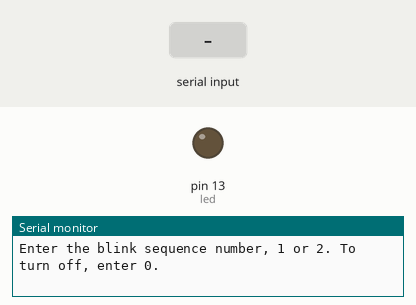
A sketch run on a simulated Arduino Uno, built with avr-gcc and run on an emulated ATmega328P. On the bench: output pins drawn as LEDs (lit = HIGH), the last lines printed to the serial monitor. Dashed ring = blinking. Inputs (shaded band) come from the test bench.

Above: at 1.2 s.
1.3 s: "1" received over Serial
At 2.1 s:
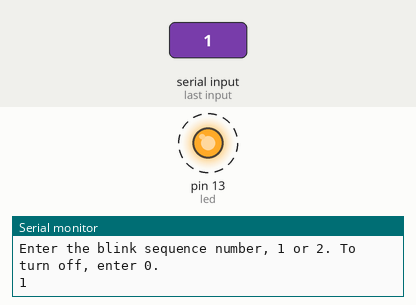
4.3 s: "0" received over Serial
At 5.7 s:
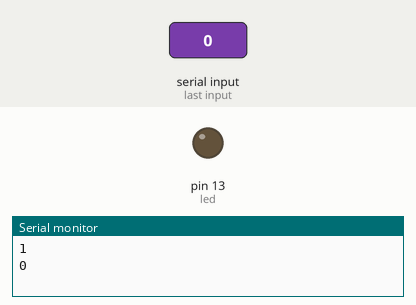
6.2 s: "2" received over Serial
At 6.85 s:
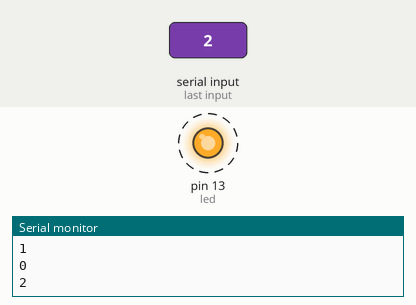
Timing chart, 0 to 15.2 s (numbered marks = the images above; inputs shaded):
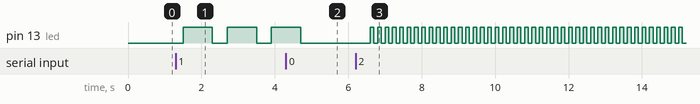

Measured:
- after the input at 1.3 s, pin 13 (led): alternates HIGH for 0.80 s and LOW for 0.40 s, starting after 0.20 s
- after the input at 4.3 s, pin 13 (led): goes on until 4.7 s, then stays LOW
- after the input at 6.2 s, pin 13 (led): alternates HIGH for 0.10 s and LOW for 0.10 s, starting after 0.40 s

The sketch:

Step1.ino
```cpp
/* ECEC 490 - Internet of Things - Summer 2014
Assignment 1-1
Establishes 2 LED blink patterns and allows the user to
select the pattern via serial communication
James Kurtz and Greg Yeutter */

int led = 13;  // LED Pin
char input = '0';
char ledSetting = '0';

void setup() {
  pinMode(led, OUTPUT);  // initialize the digital pin as an output.
  Serial.begin(9600);  // start serial port at 9600 bps:
  Serial.println("Enter the blink sequence number, 1 or 2. To turn off, enter 0.");
}

void blink1() {
  digitalWrite(led, HIGH);
  delay(800);
  digitalWrite(led, LOW);
  delay(400);
}

void blink2() {
  digitalWrite(led, HIGH);
  delay(100);
  digitalWrite(led, LOW);
  delay(100);
}

void getSerialInput() {
  if (Serial.available() > 0) {
    input = Serial.read();
    Serial.println(input);
    checkInput();
  }
}

void checkInput() {
  if (input == '1') {
    ledSetting = '1';
  } else if (input == '2') {
    ledSetting = '2';
  } else if (input == '0') {
    ledSetting = '0';
  }
}

void runBlinkSequence() {
  if (ledSetting == '1') {
    blink1();
  } else if (ledSetting == '2') {
    blink2();
  } else if (ledSetting == '0') {
    digitalWrite(led, LOW);
    delay(500);
  }
}

void loop() {
  getSerialInput();
  runBlinkSequence();
}
```
